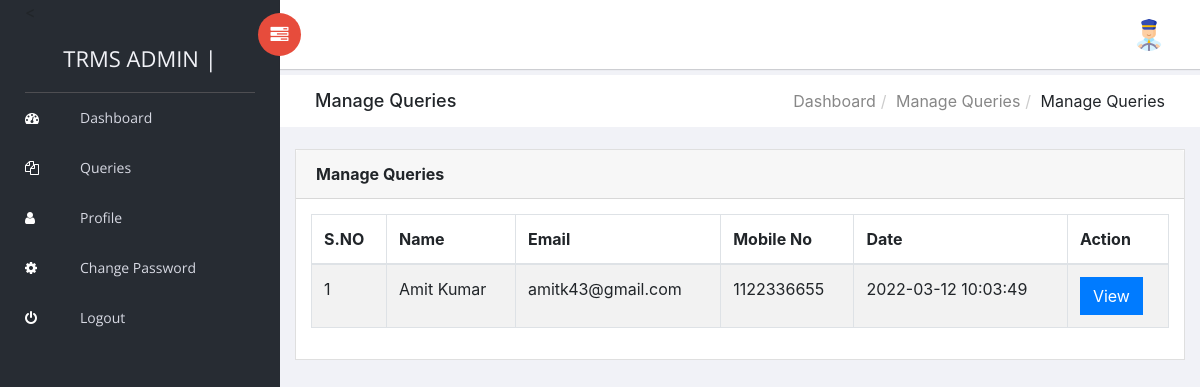
Screenshot of /trms/teacher/queries.php (signed in) with the database file from the repository.
### tables this page shows
CREATE TABLE `tblteacher` (
  `ID` int(10) NOT NULL,
  `Name` varchar(120) DEFAULT NULL,
  `Picture` varchar(200) NOT NULL,
  `Email` varchar(120) DEFAULT NULL,
  `MobileNumber` bigint(10) DEFAULT NULL,
  `password` varchar(255) DEFAULT NULL,
  `Qualifications` varchar(120) DEFAULT NULL,
  `Address` varchar(200) DEFAULT NULL,
  `TeacherSub` varchar(120) DEFAULT NULL,
  `description` mediumtext DEFAULT NULL,
  `teachingExp` varchar(10) DEFAULT NULL,
  `JoiningDate` varchar(120) DEFAULT NULL,
  `RegDate` timestamp NOT NULL DEFAULT current_timestamp(),
  `isPublic` int(1) DEFAULT NULL
);

CREATE TABLE `tblquery` (
  `id` int(11) NOT NULL,
  `teacherId` int(11) DEFAULT NULL,
  `fName` varchar(200) DEFAULT NULL,
  `emailId` varchar(200) DEFAULT NULL,
  `mobileNumber` bigint(10) DEFAULT NULL,
  `Query` mediumtext DEFAULT NULL,
  `queryDate` timestamp NULL DEFAULT current_timestamp(),
  `teacherNote` mediumtext DEFAULT NULL
);

### trms/teacher/queries.php (the view, shortened to what this page needs)
<?php
include('includes/dbconnection.php');
if (strlen($_SESSION['trmsuid']==0)) {
  header('location:logout.php');
  } else{
  ?>
<!doctype html>
<html class="no-js" lang="en">
<head>
    <link rel="stylesheet" href="../vendors/bootstrap/dist/css/bootstrap.min.css">
    <link rel="stylesheet" href="../vendors/font-awesome/css/font-awesome.min.css">
    <link rel="stylesheet" href="../vendors/themify-icons/css/themify-icons.css">
    <link rel="stylesheet" href="../vendors/flag-icon-css/css/flag-icon.min.css">
    <link rel="stylesheet" href="../vendors/selectFX/css/cs-skin-elastic.css">
    <link rel="stylesheet" href="../assets/css/style.css">
</head>
<body>
    <?php include_once('includes/sidebar.php');?>
    <div id="right-panel" class="right-panel">
        <?php include_once('includes/header.php');?>
        <div class="breadcrumbs">
            <div class="col-sm-4">
                <div class="page-header float-left">
                    <div class="page-title">
                        <h1>Manage Queries</h1>
                    </div>
                </div>
            </div>
            <div class="col-sm-8">
                <div class="page-header float-right">
                    <div class="page-title">
                        <ol class="breadcrumb text-right">
                            <li><a href="dashboard.php">Dashboard</a></li>
                            <li><a href="manage-teacher.php">Manage Queries</a></li>
                            <li class="active">Manage Queries</li>
                        </ol>
                    </div>
                </div>
            </div>
        </div>
        <div class="content mt-3">
            <div class="animated fadeIn">
                <div class="row">
                    <div class="col-lg-12">
                        <div class="card">
                            <div class="card-header">
                                <strong class="card-title">Manage Queries</strong>
                            </div>
                            <div class="card-body">
                                <table id="dtBasicExample" class="table table-striped table-bordered">
                                    <thead>
                                        <tr>
                                            <tr>
                  <th>S.NO</th>
                  <th>Name</th>
                  <th>Email</th>
                  <th>Mobile No</th>
                    <th> Date</th>
                   <th>Action</th>
                </tr>
                                        </tr>
                                        </thead>
<?php
$tid=$_SESSION['trmsuid'];
$sql="SELECT * from tblquery where teacherId='$tid'";
$query = $dbh -> prepare($sql);
$query->execute();
$results=$query->fetchAll(PDO::FETCH_OBJ);
$cnt=1;
if($query->rowCount() > 0)
{
foreach($results as $row)
{               ?>
                <tr>
                  <td><?php echo htmlentities($cnt);?></td>
            <td><?php  echo htmlentities($row->fName);?></td>
                  <td><?php  echo htmlentities($row->emailId);?></td>
                   <td><?php  echo htmlentities($row->mobileNumber);?></td>
                  <td><?php  echo htmlentities($row->queryDate);?></td>
                  <td><a href="query-details.php?qid=<?php echo htmlentities ($row->id);?>" class="btn btn-primary">View</a>
                  </td>
                </tr>
               <?php $cnt=$cnt+1;}} ?>
                                </table>
                            </div>
                        </div>
                    </div>
                </div>
            </div>
        </div>
    </div>
    <link rel="stylesheet" type="text/css" href="https://cdn.datatables.net/1.11.5/css/dataTables.bootstrap.min.css">
</body>
</html>
<?php }  ?>

### trms/teacher/includes/header.php (shortened to what this page needs)
 <header id="header" class="header">
            <div class="header-menu">
                <div class="col-sm-7">
                    <a id="menuToggle" class="menutoggle pull-left"><i class="fa fa fa-tasks"></i></a>
                </div>
                <div class="col-sm-5">
                    <div class="user-area dropdown float-right">
                        <a href="#" class="dropdown-toggle" data-toggle="dropdown" aria-haspopup="true" aria-expanded="false">
 <?php
$eid=$_SESSION['trmsuid'];
$query=$dbh -> prepare("SELECT * from  tblteacher where ID=$eid");
$query->execute();
$results=$query->fetchAll(PDO::FETCH_OBJ);
foreach($results as $row)
{
    if($row->Picture==''):?>
                            <img class="user-avatar rounded-circle" src="images/images.png" alt="User Avatar">
                            <?php else: ?>
<img src="images/<?php echo $row->Picture;?>" class="user-avatar rounded-circle">
<?php endif;?>
                        </a>
<?php } ?>
                    </div>
                </div>
            </div>
        </header>

### rows the page displays
tblteacher: Picture (picture)
tblquery: fName "Amit Kumar", emailId "amitk43@gmail.com", mobileNumber "1122336655", queryDate "2022-03-12 10:03:49"
